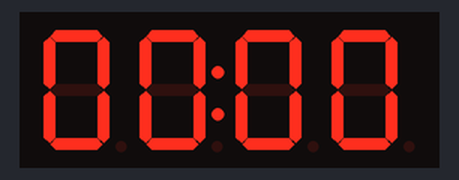
The sketch below on a simulated Arduino Uno, built with avr-gcc and run on an emulated ATmega328P. Shown: 4-digit seven-segment display.

Above: at 1.1 s.
At 5.2 s:
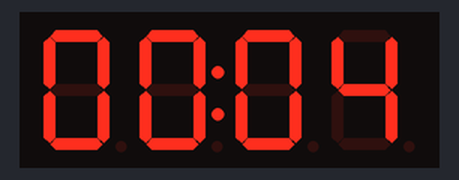
At 10.3 s:
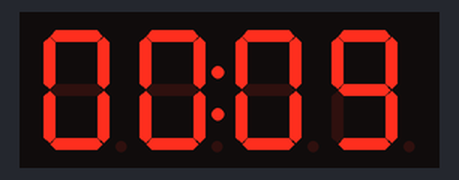
At 19.5 s:
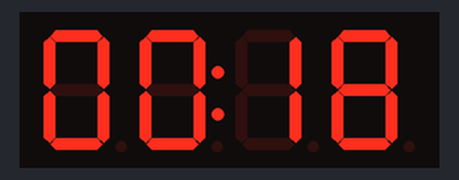
At 28.7 s:
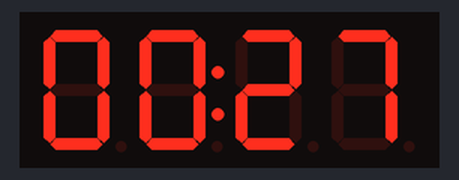
At 38.9 s:
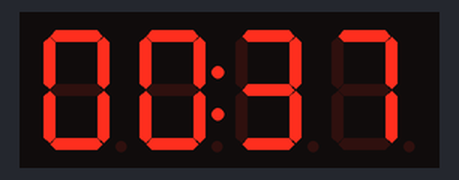

The sketch:

P-12-Up_Counter_4_Digit_7_Segment.ino
```cpp
// TM1637 4-digit display (HW-069) demo
// Library: "TM1637" by Avishay Orpaz (install via Library Manager)

#include <TM1637Display.h>

#define CLK 2   // display CLK -> Arduino D2
#define DIO 3   // display DIO -> Arduino D3

TM1637Display display(CLK, DIO);

void setup() {
  display.setBrightness(5);        // 0 (dim) to 7 (bright)
  display.clear();

  // Test: light every segment for 1 second
  uint8_t all[] = {0xFF, 0xFF, 0xFF, 0xFF};
  display.setSegments(all);
  delay(1000);
}

void loop() {
  // MM:SS style counter, counts 00:00 to 99:59
  for (int m = 0; m < 100; m++) {
    for (int s = 0; s < 60; s++) {
      int value = m * 100 + s;
      // 0b01000000 turns the colon on, true = show leading zeros
      display.showNumberDecEx(value, 0b01000000, true);
      delay(1000);
    }
  }
}
```

Measured:
- what the display in image 0 shows lasts 1.0 s, from 1.1 s to 2.1 s
